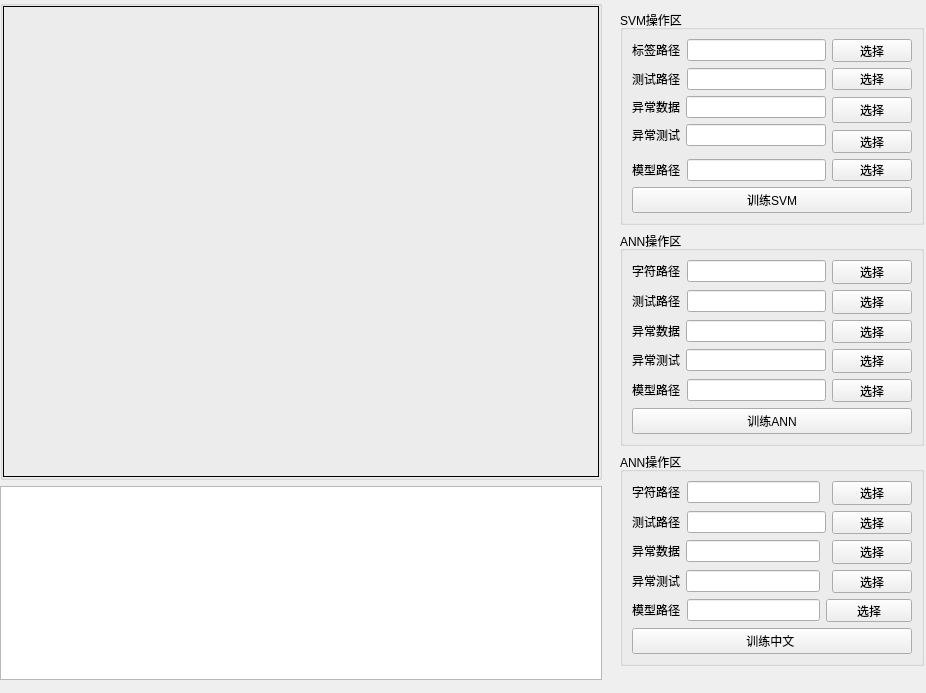
<?xml version="1.0" encoding="UTF-8"?>
<ui version="4.0">
 <class>TrainModelPage</class>
 <widget class="QWidget" name="TrainModelPage">
  <property name="geometry">
   <rect>
    <x>0</x>
    <y>0</y>
    <width>926</width>
    <height>693</height>
   </rect>
  </property>
  <property name="windowTitle">
   <string>模型训练</string>
  </property>
  <widget class="QWidget" name="layoutWidget">
   <property name="geometry">
    <rect>
     <x>0</x>
     <y>0</y>
     <width>602</width>
     <height>680</height>
    </rect>
   </property>
   <layout class="QVBoxLayout" name="verticalLayout_2">
    <item>
     <widget class="QGroupBox" name="gboxMain">
      <property name="enabled">
       <bool>true</bool>
      </property>
      <property name="sizePolicy">
       <sizepolicy hsizetype="Preferred" vsizetype="Preferred">
        <horstretch>0</horstretch>
        <verstretch>0</verstretch>
       </sizepolicy>
      </property>
      <property name="minimumSize">
       <size>
        <width>600</width>
        <height>480</height>
       </size>
      </property>
      <property name="title">
       <string/>
      </property>
      <layout class="QVBoxLayout" name="verticalLayout_3">
       <property name="spacing">
        <number>0</number>
       </property>
       <property name="margin">
        <number>0</number>
       </property>
       <item>
        <layout class="QHBoxLayout" name="lay1">
         <property name="spacing">
          <number>0</number>
         </property>
         <item>
          <widget class="QLabel" name="labVideo1">
           <property name="sizePolicy">
            <sizepolicy hsizetype="Preferred" vsizetype="Preferred">
             <horstretch>0</horstretch>
             <verstretch>0</verstretch>
            </sizepolicy>
           </property>
           <property name="maximumSize">
            <size>
             <width>600</width>
             <height>480</height>
            </size>
           </property>
           <property name="focusPolicy">
            <enum>Qt::StrongFocus</enum>
           </property>
           <property name="frameShape">
            <enum>QFrame::Panel</enum>
           </property>
           <property name="frameShadow">
            <enum>QFrame::Plain</enum>
           </property>
           <property name="lineWidth">
            <number>1</number>
           </property>
           <property name="midLineWidth">
            <number>0</number>
           </property>
           <property name="text">
            <string/>
           </property>
           <property name="alignment">
            <set>Qt::AlignCenter</set>
           </property>
          </widget>
         </item>
        </layout>
       </item>
      </layout>
     </widget>
    </item>
    <item>
     <widget class="QTextEdit" name="textEdit"/>
    </item>
   </layout>
  </widget>
  <widget class="QWidget" name="layoutWidget">
   <property name="geometry">
    <rect>
     <x>620</x>
     <y>10</y>
     <width>304</width>
     <height>656</height>
    </rect>
   </property>
   <layout class="QVBoxLayout" name="verticalLayout_10">
    <item>
     <layout class="QVBoxLayout" name="verticalLayout_9">
      <item>
       <widget class="QGroupBox" name="groupBox">
        <property name="title">
         <string>SVM操作区</string>
        </property>
        <layout class="QVBoxLayout" name="verticalLayout_6">
         <item>
          <layout class="QVBoxLayout" name="verticalLayout">
           <item>
            <layout class="QGridLayout" name="gridLayout">
             <item row="0" column="0">
              <layout class="QFormLayout" name="formLayout">
               <item row="0" column="0">
                <widget class="QLabel" name="label">
                 <property name="text">
                  <string>标签路径</string>
                 </property>
                </widget>
               </item>
               <item row="0" column="1">
                <widget class="QLineEdit" name="svmDataDir"/>
               </item>
              </layout>
             </item>
             <item row="0" column="1">
              <widget class="QPushButton" name="svmSelDataBtn">
               <property name="text">
                <string>选择</string>
               </property>
              </widget>
             </item>
             <item row="1" column="0">
              <layout class="QFormLayout" name="formLayout_7">
               <item row="0" column="0">
                <widget class="QLabel" name="label_7">
                 <property name="text">
                  <string>测试路径</string>
                 </property>
                </widget>
               </item>
               <item row="0" column="1">
                <widget class="QLineEdit" name="svmTestDir"/>
               </item>
              </layout>
             </item>
             <item row="1" column="1">
              <widget class="QPushButton" name="svmSelTestBtn">
               <property name="text">
                <string>选择</string>
               </property>
              </widget>
             </item>
             <item row="2" column="0">
              <layout class="QFormLayout" name="formLayout_8">
               <item row="0" column="0">
                <widget class="QLabel" name="label_8">
                 <property name="text">
                  <string>异常数据</string>
                 </property>
                </widget>
               </item>
               <item row="0" column="1">
                <widget class="QLineEdit" name="svmUndataDir"/>
               </item>
              </layout>
             </item>
             <item row="2" column="1" rowspan="2">
              <widget class="QPushButton" name="svmSelUndataBtn">
               <property name="text">
                <string>选择</string>
               </property>
              </widget>
             </item>
             <item row="3" column="0" rowspan="2">
              <layout class="QFormLayout" name="formLayout_13">
               <item row="0" column="0">
                <widget class="QLabel" name="label_13">
                 <property name="text">
                  <string>异常测试</string>
                 </property>
                </widget>
               </item>
               <item row="0" column="1">
                <widget class="QLineEdit" name="svmUnTestDir"/>
               </item>
              </layout>
             </item>
             <item row="4" column="1">
              <widget class="QPushButton" name="svmSelUnTestBtn">
               <property name="text">
                <string>选择</string>
               </property>
              </widget>
             </item>
             <item row="5" column="0">
              <layout class="QFormLayout" name="formLayout_2">
               <item row="0" column="0">
                <widget class="QLabel" name="label_2">
                 <property name="text">
                  <string>模型路径</string>
                 </property>
                </widget>
               </item>
               <item row="0" column="1">
                <widget class="QLineEdit" name="svmModelDir">
                 <property name="text">
                  <string/>
                 </property>
                </widget>
               </item>
              </layout>
             </item>
             <item row="5" column="1">
              <widget class="QPushButton" name="svmSelBtn">
               <property name="text">
                <string>选择</string>
               </property>
              </widget>
             </item>
            </layout>
           </item>
           <item>
            <widget class="QPushButton" name="trainSvmBtn">
             <property name="text">
              <string>训练SVM</string>
             </property>
            </widget>
           </item>
          </layout>
         </item>
        </layout>
       </widget>
      </item>
      <item>
       <widget class="QGroupBox" name="groupBox_2">
        <property name="title">
         <string>ANN操作区</string>
        </property>
        <layout class="QVBoxLayout" name="verticalLayout_7">
         <item>
          <layout class="QVBoxLayout" name="verticalLayout_4">
           <item>
            <layout class="QGridLayout" name="gridLayout_2">
             <item row="0" column="0">
              <layout class="QFormLayout" name="formLayout_3">
               <item row="0" column="0">
                <widget class="QLabel" name="label_3">
                 <property name="text">
                  <string>字符路径</string>
                 </property>
                </widget>
               </item>
               <item row="0" column="1">
                <widget class="QLineEdit" name="ann1DataDir"/>
               </item>
              </layout>
             </item>
             <item row="0" column="1">
              <widget class="QPushButton" name="ann1SelDataBtn">
               <property name="text">
                <string>选择</string>
               </property>
              </widget>
             </item>
             <item row="1" column="0">
              <layout class="QFormLayout" name="formLayout_14">
               <item row="0" column="0">
                <widget class="QLabel" name="label_14">
                 <property name="text">
                  <string>测试路径</string>
                 </property>
                </widget>
               </item>
               <item row="0" column="1">
                <widget class="QLineEdit" name="ann1TestDir"/>
               </item>
              </layout>
             </item>
             <item row="1" column="1">
              <widget class="QPushButton" name="ann1SelTestBtn">
               <property name="text">
                <string>选择</string>
               </property>
              </widget>
             </item>
             <item row="2" column="0">
              <layout class="QFormLayout" name="formLayout_15">
               <item row="0" column="0">
                <widget class="QLabel" name="label_15">
                 <property name="text">
                  <string>异常数据</string>
                 </property>
                </widget>
               </item>
               <item row="0" column="1">
                <widget class="QLineEdit" name="ann1UndataDir"/>
               </item>
              </layout>
             </item>
             <item row="2" column="1">
              <widget class="QPushButton" name="ann1SelUndataBtn">
               <property name="text">
                <string>选择</string>
               </property>
              </widget>
             </item>
             <item row="3" column="0">
              <layout class="QFormLayout" name="formLayout_16">
               <item row="0" column="0">
                <widget class="QLabel" name="label_16">
                 <property name="text">
                  <string>异常测试</string>
                 </property>
                </widget>
               </item>
               <item row="0" column="1">
                <widget class="QLineEdit" name="ann1UnTestDir"/>
               </item>
              </layout>
             </item>
             <item row="3" column="1">
              <widget class="QPushButton" name="ann1SelUnTestBtn">
               <property name="text">
                <string>选择</string>
               </property>
              </widget>
             </item>
             <item row="4" column="0">
              <layout class="QFormLayout" name="formLayout_4">
               <item row="0" column="0">
                <widget class="QLabel" name="label_4">
                 <property name="text">
                  <string>模型路径</string>
                 </property>
                </widget>
               </item>
               <item row="0" column="1">
                <widget class="QLineEdit" name="ann1ModelDir">
                 <property name="text">
                  <string/>
                 </property>
                </widget>
               </item>
              </layout>
             </item>
             <item row="4" column="1">
              <widget class="QPushButton" name="ann1SelBtn">
               <property name="text">
                <string>选择</string>
               </property>
              </widget>
             </item>
            </layout>
           </item>
           <item>
            <widget class="QPushButton" name="trainAnnBtn">
             <property name="text">
              <string>训练ANN</string>
             </property>
            </widget>
           </item>
          </layout>
         </item>
        </layout>
       </widget>
      </item>
      <item>
       <widget class="QGroupBox" name="groupBox_3">
        <property name="title">
         <string>ANN操作区</string>
        </property>
        <layout class="QVBoxLayout" name="verticalLayout_8">
         <item>
          <layout class="QVBoxLayout" name="verticalLayout_5">
           <item>
            <layout class="QGridLayout" name="gridLayout_3">
             <item row="0" column="0">
              <layout class="QFormLayout" name="formLayout_5">
               <item row="0" column="0">
                <widget class="QLabel" name="label_5">
                 <property name="text">
                  <string>字符路径</string>
                 </property>
                </widget>
               </item>
               <item row="0" column="1">
                <widget class="QLineEdit" name="ann2DataDir"/>
               </item>
              </layout>
             </item>
             <item row="0" column="2">
              <widget class="QPushButton" name="ann2SelDataBtn">
               <property name="text">
                <string>选择</string>
               </property>
              </widget>
             </item>
             <item row="1" column="0" colspan="2">
              <layout class="QFormLayout" name="formLayout_17">
               <item row="0" column="0">
                <widget class="QLabel" name="label_17">
                 <property name="text">
                  <string>测试路径</string>
                 </property>
                </widget>
               </item>
               <item row="0" column="1">
                <widget class="QLineEdit" name="ann2TestDir"/>
               </item>
              </layout>
             </item>
             <item row="1" column="2">
              <widget class="QPushButton" name="ann2SelTestBtn">
               <property name="text">
                <string>选择</string>
               </property>
              </widget>
             </item>
             <item row="2" column="0">
              <layout class="QFormLayout" name="formLayout_18">
               <item row="0" column="0">
                <widget class="QLabel" name="label_18">
                 <property name="text">
                  <string>异常数据</string>
                 </property>
                </widget>
               </item>
               <item row="0" column="1">
                <widget class="QLineEdit" name="ann2UndataDir"/>
               </item>
              </layout>
             </item>
             <item row="2" column="2">
              <widget class="QPushButton" name="ann2SelUndataBtn">
               <property name="text">
                <string>选择</string>
               </property>
              </widget>
             </item>
             <item row="3" column="0">
              <layout class="QFormLayout" name="formLayout_19">
               <item row="0" column="0">
                <widget class="QLabel" name="label_19">
                 <property name="text">
                  <string>异常测试</string>
                 </property>
                </widget>
               </item>
               <item row="0" column="1">
                <widget class="QLineEdit" name="ann2UnTestDir"/>
               </item>
              </layout>
             </item>
             <item row="3" column="2">
              <widget class="QPushButton" name="ann2SelUnTestBtn">
               <property name="text">
                <string>选择</string>
               </property>
              </widget>
             </item>
             <item row="4" column="0">
              <layout class="QFormLayout" name="formLayout_6">
               <item row="0" column="0">
                <widget class="QLabel" name="label_6">
                 <property name="text">
                  <string>模型路径</string>
                 </property>
                </widget>
               </item>
               <item row="0" column="1">
                <widget class="QLineEdit" name="ann2ModelDir">
                 <property name="text">
                  <string/>
                 </property>
                </widget>
               </item>
              </layout>
             </item>
             <item row="4" column="1" colspan="2">
              <widget class="QPushButton" name="ann2SelBtn">
               <property name="text">
                <string>选择</string>
               </property>
              </widget>
             </item>
            </layout>
           </item>
           <item>
            <widget class="QPushButton" name="trainAnnZhBtn">
             <property name="text">
              <string>训练中文 </string>
             </property>
            </widget>
           </item>
          </layout>
         </item>
        </layout>
       </widget>
      </item>
     </layout>
    </item>
    <item>
     <spacer name="verticalSpacer_2">
      <property name="orientation">
       <enum>Qt::Vertical</enum>
      </property>
      <property name="sizeHint" stdset="0">
       <size>
        <width>20</width>
        <height>17</height>
       </size>
      </property>
     </spacer>
    </item>
   </layout>
  </widget>
 </widget>
 <resources/>
 <connections/>
</ui>
